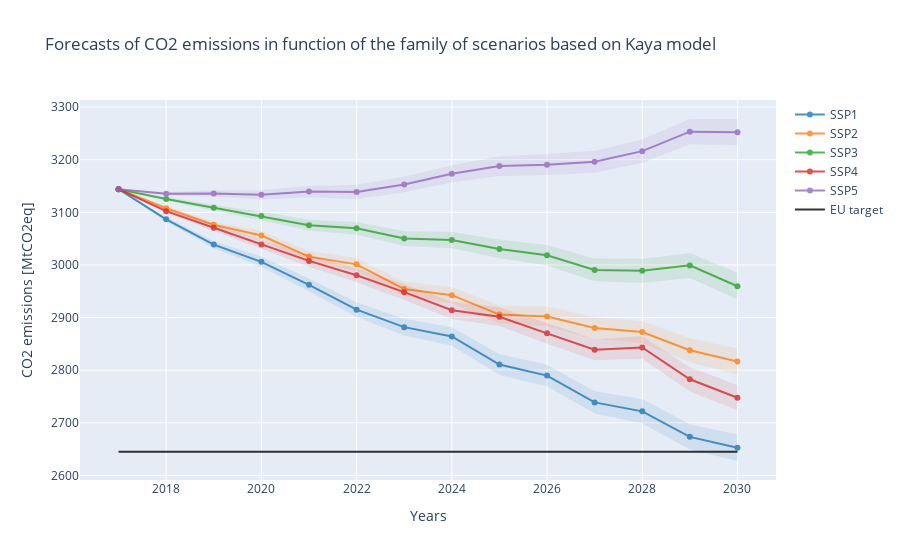
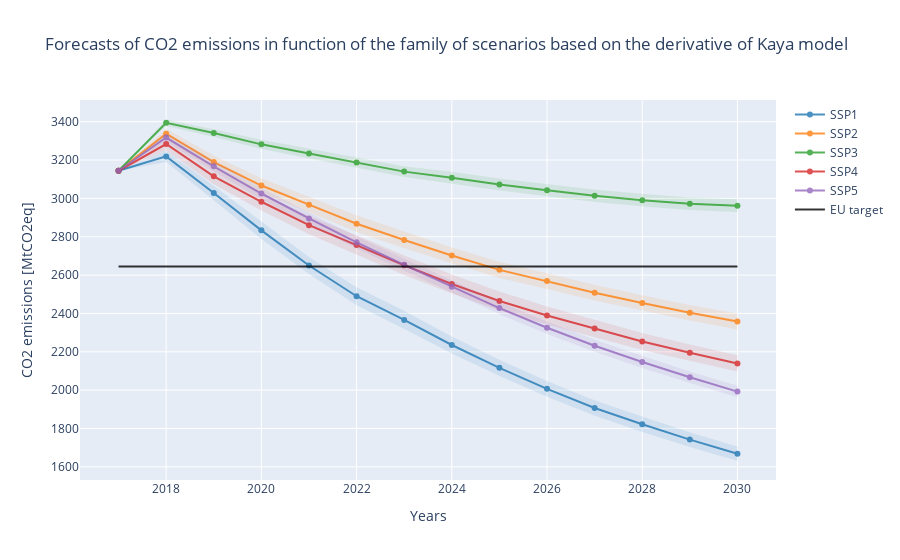
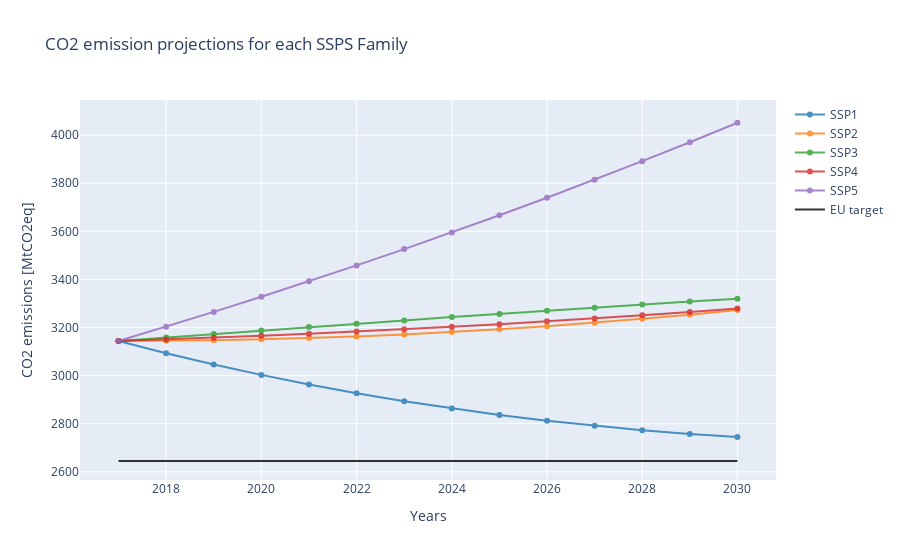
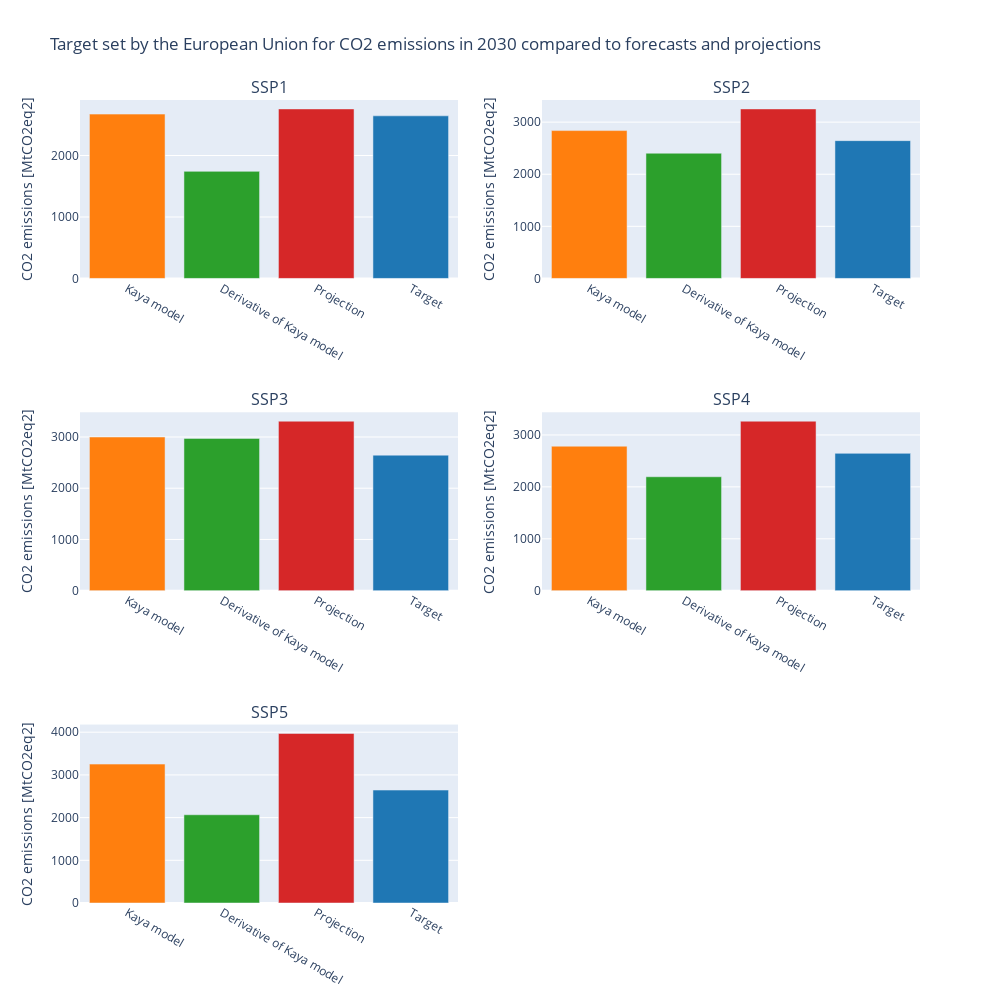

Source (notebook cell) for these figures, in order:
### Code cell
samples = 1000

emi_kaya_triangular = get_carbon_emissions(samples, distri='triangular', show=False)

emi_kaya_normal = get_carbon_emissions(samples, distri='normal', show=True)
emi_kaya_rates_normal = get_carbon_emissions(100,'normal', file_rates, show=True)
emi_kaya_rates_triangular = get_carbon_emissions(samples, 'triangular', file_rates, show=False)
real_proj = show_real_projections(file_real_proj, show=True)
show_goals([emi_kaya_normal, emi_kaya_rates_normal, real_proj],
           name = ['Kaya model', 'Derivative of Kaya model', 'Projection', 'Target'], show=True)
projection_vs_forecasts([emi_kaya_normal, emi_kaya_rates_normal, real_proj],
                        name=['Kaya model', 'Derivative of Kaya model', 'Projections'], show=True)

### Figure 1 — Plotly figure (JSON) as saved in the notebook; plotly's stock layout.template omitted (floating-point values rounded to 4 significant figures)
{"data": [{"fill": "toself", "fillcolor": "#1f77b4", "line": {"color": "rgba(0, 0, 0, 0)"}, "name": "SSP1", "opacity": 0.1, "showlegend": false, "type": "scatter", "x": [2017, 2018, 2019, 2020, 2021, 2022, 2023, 2024, 2025, 2026, 2027, 2028, 2029, 2030, 2030, 2029, 2028, 2027, 2026, 2025, 2024, 2023, 2022, 2021, 2020, 2019, 2018, 2017], "y": [3144, 3090.0, 3046.0, 3016.0, 2974.0, 2929.0, 2898.0, 2882.0, 2831.0, 2810.0, 2760.0, 2745.0, 2697.0, 2678.0, 2627.0, 2649.0, 2698.0, 2718.0, 2769.0, 2791.0, 2847.0, 2866.0, 2901.0, 2950.0, 2996.0, 3032.0, 3083.0, 3144]}, {"line": {"color": "#1f77b4"}, "name": "SSP1", "opacity": 0.8, "type": "scatter", "x": [2017, 2018, 2019, 2020, 2021, 2022, 2023, 2024, 2025, 2026, 2027, 2028, 2029, 2030], "y": [3144, 3087.0, 3039.0, 3006.0, 2962.0, 2915.0, 2882.0, 2864.0, 2811.0, 2790.0, 2739.0, 2722.0, 2673.0, 2653.0]}, {"fill": "toself", "fillcolor": "#ff7f0e", "line": {"color": "rgba(0, 0, 0, 0)"}, "name": "SSP2", "opacity": 0.1, "showlegend": false, "type": "scatter", "x": [2017, 2018, 2019, 2020, 2021, 2022, 2023, 2024, 2025, 2026, 2027, 2028, 2029, 2030, 2030, 2029, 2028, 2027, 2026, 2025, 2024, 2023, 2022, 2021, 2020, 2019, 2018, 2017], "y": [3144, 3111.0, 3082.0, 3064.0, 3026.0, 3013.0, 2968.0, 2958.0, 2923.0, 2921.0, 2901.0, 2894.0, 2861.0, 2841.0, 2792.0, 2815.0, 2851.0, 2859.0, 2883.0, 2889.0, 2927.0, 2940.0, 2989.0, 3005.0, 3048.0, 3070.0, 3105.0, 3144]}, {"line": {"color": "#ff7f0e"}, "name": "SSP2", "opacity": 0.8, "type": "scatter", "x": [2017, 2018, 2019, 2020, 2021, 2022, 2023, 2024, 2025, 2026, 2027, 2028, 2029, 2030], "y": [3144, 3108.0, 3076.0, 3056.0, 3016.0, 3001.0, 2954.0, 2943.0, 2906.0, 2902.0, 2880.0, 2872.0, 2838.0, 2816.0]}, {"fill": "toself", "fillcolor": "#2ca02c", "line": {"color": "rgba(0, 0, 0, 0)"}, "name": "SSP3", "opacity": 0.1, "showlegend": false, "type": "scatter", "x": [2017, 2018, 2019, 2020, 2021, 2022, 2023, 2024, 2025, 2026, 2027, 2028, 2029, 2030, 2030, 2029, 2028, 2027, 2026, 2025, 2024, 2023, 2022, 2021, 2020, 2019, 2018, 2017], "y": [3144, 3129.0, 3114.0, 3101.0, 3086.0, 3082.0, 3064.0, 3063.0, 3048.0, 3038.0, 3012.0, 3012.0, 3023.0, 2985.0, 2934.0, 2975.0, 2966.0, 2969.0, 2999.0, 3013.0, 3032.0, 3036.0, 3058.0, 3065.0, 3085.0, 3103.0, 3122.0, 3144]}, {"line": {"color": "#2ca02c"}, "name": "SSP3", "opacity": 0.8, "type": "scatter", "x": [2017, 2018, 2019, 2020, 2021, 2022, 2023, 2024, 2025, 2026, 2027, 2028, 2029, 2030], "y": [3144, 3126.0, 3109.0, 3093.0, 3076.0, 3070.0, 3050.0, 3047.0, 3030.0, 3018.0, 2991.0, 2989.0, 2999.0, 2960.0]}, {"fill": "toself", "fillcolor": "#d62728", "line": {"color": "rgba(0, 0, 0, 0)"}, "name": "SSP4", "opacity": 0.1, "showlegend": false, "type": "scatter", "x": [2017, 2018, 2019, 2020, 2021, 2022, 2023, 2024, 2025, 2026, 2027, 2028, 2029, 2030, 2030, 2029, 2028, 2027, 2026, 2025, 2024, 2023, 2022, 2021, 2020, 2019, 2018, 2017], "y": [3144, 3106.0, 3077.0, 3048.0, 3019.0, 2994.0, 2963.0, 2930.0, 2919.0, 2890.0, 2859.0, 2865.0, 2806.0, 2772.0, 2724.0, 2760.0, 2822.0, 2819.0, 2850.0, 2884.0, 2897.0, 2933.0, 2967.0, 2997.0, 3030.0, 3064.0, 3099.0, 3144]}, {"line": {"color": "#d62728"}, "name": "SSP4", "opacity": 0.8, "type": "scatter", "x": [2017, 2018, 2019, 2020, 2021, 2022, 2023, 2024, 2025, 2026, 2027, 2028, 2029, 2030], "y": [3144, 3102.0, 3071.0, 3039.0, 3008.0, 2980.0, 2948.0, 2914.0, 2902.0, 2870.0, 2839.0, 2843.0, 2783.0, 2748.0]}, {"fill": "toself", "fillcolor": "#9467bd", "line": {"color": "rgba(0, 0, 0, 0)"}, "name": "SSP5", "opacity": 0.1, "showlegend": false, "type": "scatter", "x": [2017, 2018, 2019, 2020, 2021, 2022, 2023, 2024, 2025, 2026, 2027, 2028, 2029, 2030, 2030, 2029, 2028, 2027, 2026, 2025, 2024, 2023, 2022, 2021, 2020, 2019, 2018, 2017], "y": [3144, 3139.0, 3142.0, 3142.0, 3151.0, 3152.0, 3168.0, 3190.0, 3207.0, 3211.0, 3217.0, 3239.0, 3277.0, 3277.0, 3227.0, 3229.0, 3194.0, 3175.0, 3170.0, 3169.0, 3157.0, 3138.0, 3125.0, 3128.0, 3125.0, 3129.0, 3132.0, 3144]}, {"line": {"color": "#9467bd"}, "name": "SSP5", "opacity": 0.8, "type": "scatter", "x": [2017, 2018, 2019, 2020, 2021, 2022, 2023, 2024, 2025, 2026, 2027, 2028, 2029, 2030], "y": [3144, 3135.0, 3136.0, 3133.0, 3140.0, 3139.0, 3153.0, 3173.0, 3188.0, 3191.0, 3196.0, 3216.0, 3253.0, 3252.0]}, {"line": {"color": "Black"}, "mode": "lines", "name": "EU target", "opacity": 0.8, "type": "scatter", "x": [2017, 2018, 2019, 2020, 2021, 2022, 2023, 2024, 2025, 2026, 2027, 2028, 2029, 2030], "y": [2645.0, 2645.0, 2645.0, 2645.0, 2645.0, 2645.0, 2645.0, 2645.0, 2645.0, 2645.0, 2645.0, 2645.0, 2645.0, 2645.0]}], "layout": {"title": {"text": "Forecasts of CO2 emissions in function of the family of scenarios based on Kaya model"}, "xaxis": {"title": {"text": "Years"}}, "yaxis": {"title": {"text": "CO2 emissions [MtCO2eq]"}}}}

### Figure 2 — Plotly figure (JSON) as saved in the notebook; plotly's stock layout.template omitted (floating-point values rounded to 4 significant figures)
{"data": [{"fill": "toself", "fillcolor": "#1f77b4", "line": {"color": "rgba(0, 0, 0, 0)"}, "name": "SSP1", "opacity": 0.1, "showlegend": false, "type": "scatter", "x": [2017, 2018, 2019, 2020, 2021, 2022, 2023, 2024, 2025, 2026, 2027, 2028, 2029, 2030, 2030, 2029, 2028, 2027, 2026, 2025, 2024, 2023, 2022, 2021, 2020, 2019, 2018, 2017], "y": [3144, 3249.0, 3066.0, 2879.0, 2694.0, 2536.0, 2414.0, 2280.0, 2159.0, 2048.0, 1947.0, 1862.0, 1781.0, 1705.0, 1630.0, 1703.0, 1782.0, 1866.0, 1966.0, 2073.0, 2191.0, 2319.0, 2443.0, 2606.0, 2788.0, 2990.0, 3189.0, 3144]}, {"line": {"color": "#1f77b4"}, "name": "SSP1", "opacity": 0.8, "type": "scatter", "x": [2017, 2018, 2019, 2020, 2021, 2022, 2023, 2024, 2025, 2026, 2027, 2028, 2029, 2030], "y": [3144, 3219.0, 3028.0, 2833.0, 2650.0, 2490.0, 2366.0, 2235.0, 2116.0, 2007.0, 1907.0, 1822.0, 1742.0, 1668.0]}, {"fill": "toself", "fillcolor": "#ff7f0e", "line": {"color": "rgba(0, 0, 0, 0)"}, "name": "SSP2", "opacity": 0.1, "showlegend": false, "type": "scatter", "x": [2017, 2018, 2019, 2020, 2021, 2022, 2023, 2024, 2025, 2026, 2027, 2028, 2029, 2030, 2030, 2029, 2028, 2027, 2026, 2025, 2024, 2023, 2022, 2021, 2020, 2019, 2018, 2017], "y": [3144, 3363.0, 3224.0, 3105.0, 3008.0, 2912.0, 2827.0, 2744.0, 2669.0, 2610.0, 2549.0, 2495.0, 2444.0, 2400.0, 2317.0, 2363.0, 2414.0, 2468.0, 2528.0, 2585.0, 2660.0, 2740.0, 2824.0, 2927.0, 3029.0, 3155.0, 3313.0, 3144]}, {"line": {"color": "#ff7f0e"}, "name": "SSP2", "opacity": 0.8, "type": "scatter", "x": [2017, 2018, 2019, 2020, 2021, 2022, 2023, 2024, 2025, 2026, 2027, 2028, 2029, 2030], "y": [3144, 3338.0, 3190.0, 3067.0, 2967.0, 2868.0, 2783.0, 2702.0, 2627.0, 2569.0, 2508.0, 2454.0, 2403.0, 2358.0]}, {"fill": "toself", "fillcolor": "#2ca02c", "line": {"color": "rgba(0, 0, 0, 0)"}, "name": "SSP3", "opacity": 0.1, "showlegend": false, "type": "scatter", "x": [2017, 2018, 2019, 2020, 2021, 2022, 2023, 2024, 2025, 2026, 2027, 2028, 2029, 2030, 2030, 2029, 2028, 2027, 2026, 2025, 2024, 2023, 2022, 2021, 2020, 2019, 2018, 2017], "y": [3144, 3411.0, 3361.0, 3306.0, 3261.0, 3215.0, 3168.0, 3138.0, 3104.0, 3074.0, 3046.0, 3024.0, 3005.0, 2996.0, 2928.0, 2939.0, 2957.0, 2981.0, 3011.0, 3042.0, 3077.0, 3111.0, 3160.0, 3208.0, 3258.0, 3320.0, 3378.0, 3144]}, {"line": {"color": "#2ca02c"}, "name": "SSP3", "opacity": 0.8, "type": "scatter", "x": [2017, 2018, 2019, 2020, 2021, 2022, 2023, 2024, 2025, 2026, 2027, 2028, 2029, 2030], "y": [3144, 3394.0, 3340.0, 3282.0, 3234.0, 3188.0, 3140.0, 3108.0, 3073.0, 3043.0, 3014.0, 2990.0, 2972.0, 2962.0]}, {"fill": "toself", "fillcolor": "#d62728", "line": {"color": "rgba(0, 0, 0, 0)"}, "name": "SSP4", "opacity": 0.1, "showlegend": false, "type": "scatter", "x": [2017, 2018, 2019, 2020, 2021, 2022, 2023, 2024, 2025, 2026, 2027, 2028, 2029, 2030, 2030, 2029, 2028, 2027, 2026, 2025, 2024, 2023, 2022, 2021, 2020, 2019, 2018, 2017], "y": [3144, 3318.0, 3157.0, 3028.0, 2908.0, 2808.0, 2702.0, 2603.0, 2514.0, 2436.0, 2367.0, 2298.0, 2238.0, 2181.0, 2097.0, 2151.0, 2210.0, 2276.0, 2343.0, 2416.0, 2504.0, 2600.0, 2706.0, 2812.0, 2937.0, 3073.0, 3249.0, 3144]}, {"line": {"color": "#d62728"}, "name": "SSP4", "opacity": 0.8, "type": "scatter", "x": [2017, 2018, 2019, 2020, 2021, 2022, 2023, 2024, 2025, 2026, 2027, 2028, 2029, 2030], "y": [3144, 3283.0, 3115.0, 2982.0, 2860.0, 2757.0, 2651.0, 2554.0, 2465.0, 2389.0, 2321.0, 2254.0, 2195.0, 2139.0]}, {"fill": "toself", "fillcolor": "#9467bd", "line": {"color": "rgba(0, 0, 0, 0)"}, "name": "SSP5", "opacity": 0.1, "showlegend": false, "type": "scatter", "x": [2017, 2018, 2019, 2020, 2021, 2022, 2023, 2024, 2025, 2026, 2027, 2028, 2029, 2030, 2030, 2029, 2028, 2027, 2026, 2025, 2024, 2023, 2022, 2021, 2020, 2019, 2018, 2017], "y": [3144, 3339.0, 3195.0, 3056.0, 2927.0, 2803.0, 2685.0, 2571.0, 2460.0, 2358.0, 2263.0, 2179.0, 2097.0, 2023.0, 1962.0, 2037.0, 2115.0, 2200.0, 2293.0, 2395.0, 2507.0, 2622.0, 2739.0, 2864.0, 2995.0, 3140.0, 3296.0, 3144]}, {"line": {"color": "#9467bd"}, "name": "SSP5", "opacity": 0.8, "type": "scatter", "x": [2017, 2018, 2019, 2020, 2021, 2022, 2023, 2024, 2025, 2026, 2027, 2028, 2029, 2030], "y": [3144, 3317.0, 3168.0, 3026.0, 2896.0, 2771.0, 2654.0, 2539.0, 2428.0, 2325.0, 2232.0, 2147.0, 2067.0, 1992.0]}, {"line": {"color": "Black"}, "mode": "lines", "name": "EU target", "opacity": 0.8, "type": "scatter", "x": [2017, 2018, 2019, 2020, 2021, 2022, 2023, 2024, 2025, 2026, 2027, 2028, 2029, 2030], "y": [2645.0, 2645.0, 2645.0, 2645.0, 2645.0, 2645.0, 2645.0, 2645.0, 2645.0, 2645.0, 2645.0, 2645.0, 2645.0, 2645.0]}], "layout": {"title": {"text": "Forecasts of CO2 emissions in function of the family of scenarios based on the derivative of Kaya model"}, "xaxis": {"title": {"text": "Years"}}, "yaxis": {"title": {"text": "CO2 emissions [MtCO2eq]"}}}}

### Figure 3 — Plotly figure (JSON) as saved in the notebook; plotly's stock layout.template omitted (floating-point values rounded to 4 significant figures)
{"data": [{"line": {"color": "#1f77b4"}, "name": "SSP1", "opacity": 0.8, "type": "scatter", "x": [2017, 2018, 2019, 2020, 2021, 2022, 2023, 2024, 2025, 2026, 2027, 2028, 2029, 2030], "y": [3144, 3093.0, 3046.0, 3003.0, 2963.0, 2927.0, 2894.0, 2864.0, 2837.0, 2813.0, 2791.0, 2773.0, 2758.0, 2745.0]}, {"line": {"color": "#ff7f0e"}, "name": "SSP2", "opacity": 0.8, "type": "scatter", "x": [2017, 2018, 2019, 2020, 2021, 2022, 2023, 2024, 2025, 2026, 2027, 2028, 2029, 2030], "y": [3144, 3145.0, 3147.0, 3151.0, 3156.0, 3163.0, 3171.0, 3181.0, 3193.0, 3206.0, 3220.0, 3236.0, 3254.0, 3273.0]}, {"line": {"color": "#2ca02c"}, "name": "SSP3", "opacity": 0.8, "type": "scatter", "x": [2017, 2018, 2019, 2020, 2021, 2022, 2023, 2024, 2025, 2026, 2027, 2028, 2029, 2030], "y": [3144, 3159.0, 3173.0, 3188.0, 3202.0, 3216.0, 3230.0, 3243.0, 3257.0, 3270.0, 3283.0, 3295.0, 3308.0, 3320.0]}, {"line": {"color": "#d62728"}, "name": "SSP4", "opacity": 0.8, "type": "scatter", "x": [2017, 2018, 2019, 2020, 2021, 2022, 2023, 2024, 2025, 2026, 2027, 2028, 2029, 2030], "y": [3144, 3151.0, 3158.0, 3166.0, 3174.0, 3183.0, 3193.0, 3203.0, 3214.0, 3226.0, 3238.0, 3251.0, 3264.0, 3279.0]}, {"line": {"color": "#9467bd"}, "name": "SSP5", "opacity": 0.8, "type": "scatter", "x": [2017, 2018, 2019, 2020, 2021, 2022, 2023, 2024, 2025, 2026, 2027, 2028, 2029, 2030], "y": [3144, 3204.0, 3265.0, 3328.0, 3392.0, 3458.0, 3526.0, 3595.0, 3667.0, 3740.0, 3815.0, 3892.0, 3970.0, 4051.0]}, {"line": {"color": "Black"}, "mode": "lines", "name": "EU target", "opacity": 0.8, "type": "scatter", "x": [2017, 2018, 2019, 2020, 2021, 2022, 2023, 2024, 2025, 2026, 2027, 2028, 2029, 2030], "y": [2645.0, 2645.0, 2645.0, 2645.0, 2645.0, 2645.0, 2645.0, 2645.0, 2645.0, 2645.0, 2645.0, 2645.0, 2645.0, 2645.0]}], "layout": {"title": {"text": "CO2 emission projections for each SSPS Family"}, "xaxis": {"title": {"text": "Years"}}, "yaxis": {"title": {"text": "CO2 emissions [MtCO2eq]"}}}}

### Figure 4 — Plotly figure (JSON) as saved in the notebook; plotly's stock layout.template omitted (floating-point values rounded to 4 significant figures)
{"data": [{"marker": {"color": ["#ff7f0e", "#2ca02c", "#d62728", "#1f77b4"]}, "textposition": "auto", "type": "bar", "x": ["Kaya model", "Derivative of Kaya model", "Projection", "Target"], "xaxis": "x", "y": [2673.0, 1742.0, 2758.0, 2645.0], "yaxis": "y"}, {"marker": {"color": ["#ff7f0e", "#2ca02c", "#d62728", "#1f77b4"]}, "textposition": "auto", "type": "bar", "x": ["Kaya model", "Derivative of Kaya model", "Projection", "Target"], "xaxis": "x2", "y": [2838.0, 2403.0, 3254.0, 2645.0], "yaxis": "y2"}, {"marker": {"color": ["#ff7f0e", "#2ca02c", "#d62728", "#1f77b4"]}, "textposition": "auto", "type": "bar", "x": ["Kaya model", "Derivative of Kaya model", "Projection", "Target"], "xaxis": "x3", "y": [2999.0, 2972.0, 3308.0, 2645.0], "yaxis": "y3"}, {"marker": {"color": ["#ff7f0e", "#2ca02c", "#d62728", "#1f77b4"]}, "textposition": "auto", "type": "bar", "x": ["Kaya model", "Derivative of Kaya model", "Projection", "Target"], "xaxis": "x4", "y": [2783.0, 2195.0, 3264.0, 2645.0], "yaxis": "y4"}, {"marker": {"color": ["#ff7f0e", "#2ca02c", "#d62728", "#1f77b4"]}, "textposition": "auto", "type": "bar", "x": ["Kaya model", "Derivative of Kaya model", "Projection", "Target"], "xaxis": "x5", "y": [3253.0, 2067.0, 3970.0, 2645.0], "yaxis": "y5"}], "layout": {"annotations": [{"font": {"size": 16}, "showarrow": false, "text": "SSP1", "x": 0.225, "xanchor": "center", "xref": "paper", "y": 1, "yanchor": "bottom", "yref": "paper"}, {"font": {"size": 16}, "showarrow": false, "text": "SSP2", "x": 0.775, "xanchor": "center", "xref": "paper", "y": 1, "yanchor": "bottom", "yref": "paper"}, {"font": {"size": 16}, "showarrow": false, "text": "SSP3", "x": 0.225, "xanchor": "center", "xref": "paper", "y": 0.6111, "yanchor": "bottom", "yref": "paper"}, {"font": {"size": 16}, "showarrow": false, "text": "SSP4", "x": 0.775, "xanchor": "center", "xref": "paper", "y": 0.6111, "yanchor": "bottom", "yref": "paper"}, {"font": {"size": 16}, "showarrow": false, "text": "SSP5", "x": 0.225, "xanchor": "center", "xref": "paper", "y": 0.2222, "yanchor": "bottom", "yref": "paper"}], "height": 1000, "legend": {"orientation": "h"}, "showlegend": false, "title": {"text": "Target set by the European Union for CO2 emissions in 2030 compared to forecasts and projections"}, "width": 1000, "xaxis": {"anchor": "y", "domain": [0, 0.45]}, "xaxis2": {"anchor": "y2", "domain": [0.55, 1]}, "xaxis3": {"anchor": "y3", "domain": [0, 0.45]}, "xaxis4": {"anchor": "y4", "domain": [0.55, 1]}, "xaxis5": {"anchor": "y5", "domain": [0, 0.45]}, "xaxis6": {"anchor": "y6", "domain": [0.55, 1]}, "yaxis": {"anchor": "x", "domain": [0.7778, 1], "title": {"text": "CO2 emissions [MtCO2eq2]"}}, "yaxis2": {"anchor": "x2", "domain": [0.7778, 1], "title": {"text": "CO2 emissions [MtCO2eq2]"}}, "yaxis3": {"anchor": "x3", "domain": [0.3889, 0.6111], "title": {"text": "CO2 emissions [MtCO2eq2]"}}, "yaxis4": {"anchor": "x4", "domain": [0.3889, 0.6111], "title": {"text": "CO2 emissions [MtCO2eq2]"}}, "yaxis5": {"anchor": "x5", "domain": [0, 0.2222], "title": {"text": "CO2 emissions [MtCO2eq2]"}}, "yaxis6": {"anchor": "x6", "domain": [0, 0.2222]}}}
